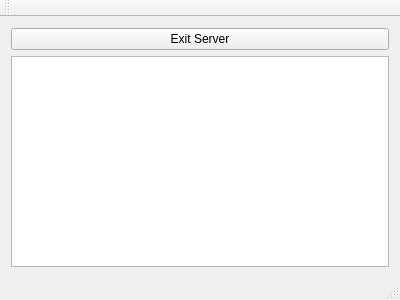
<?xml version="1.0" encoding="UTF-8"?>
<ui version="4.0">
 <class>chatServer</class>
 <widget class="QMainWindow" name="chatServer">
  <property name="geometry">
   <rect>
    <x>0</x>
    <y>0</y>
    <width>400</width>
    <height>300</height>
   </rect>
  </property>
  <property name="windowTitle">
   <string>chatServer</string>
  </property>
  <widget class="QWidget" name="centralWidget">
   <layout class="QVBoxLayout" name="verticalLayout">
    <item>
     <widget class="QPushButton" name="pushButton">
      <property name="text">
       <string>Exit Server</string>
      </property>
     </widget>
    </item>
    <item>
     <widget class="QPlainTextEdit" name="plainTextEdit"/>
    </item>
   </layout>
  </widget>
  <widget class="QMenuBar" name="menuBar">
   <property name="geometry">
    <rect>
     <x>0</x>
     <y>0</y>
     <width>400</width>
     <height>26</height>
    </rect>
   </property>
  </widget>
  <widget class="QToolBar" name="mainToolBar">
   <attribute name="toolBarArea">
    <enum>TopToolBarArea</enum>
   </attribute>
   <attribute name="toolBarBreak">
    <bool>false</bool>
   </attribute>
  </widget>
  <widget class="QStatusBar" name="statusBar"/>
 </widget>
 <layoutdefault spacing="6" margin="11"/>
 <resources/>
 <connections/>
</ui>
